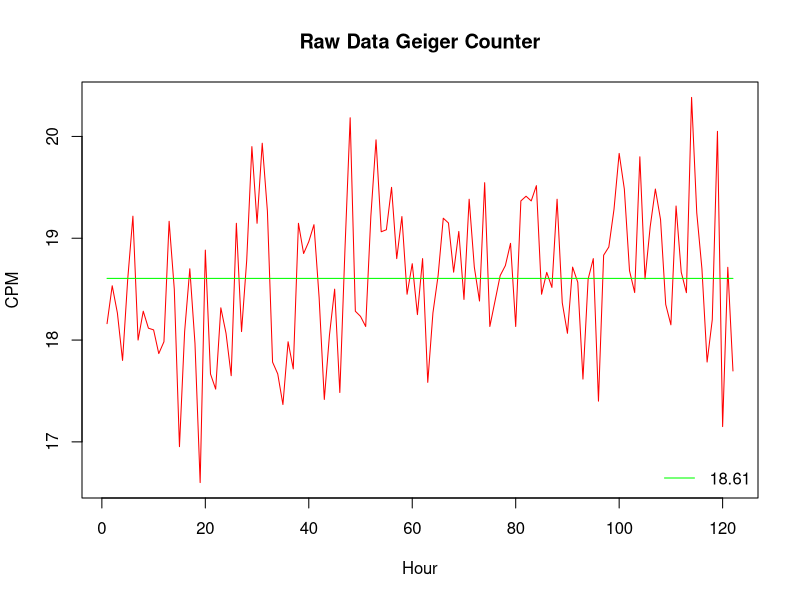
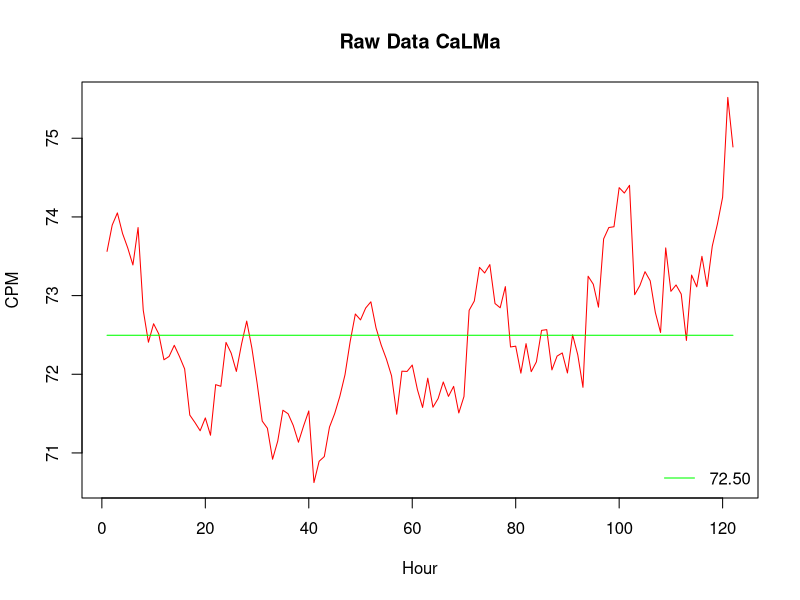
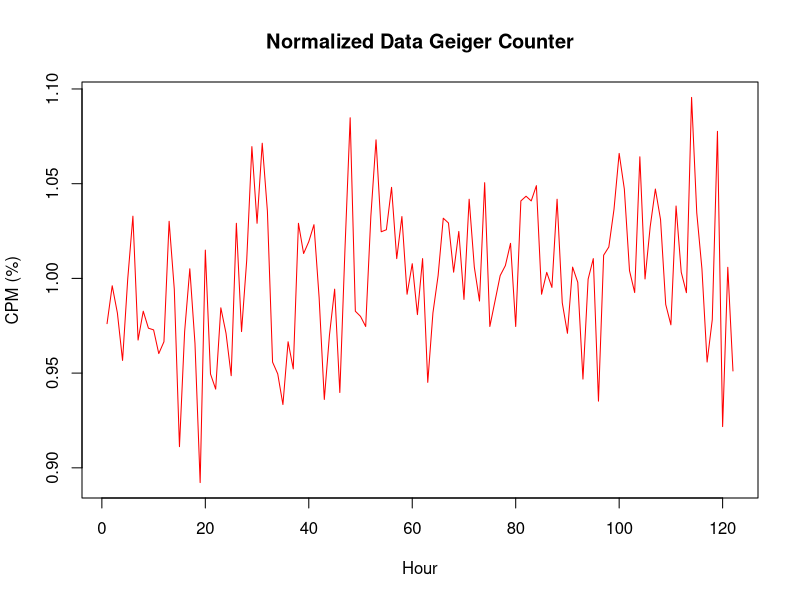
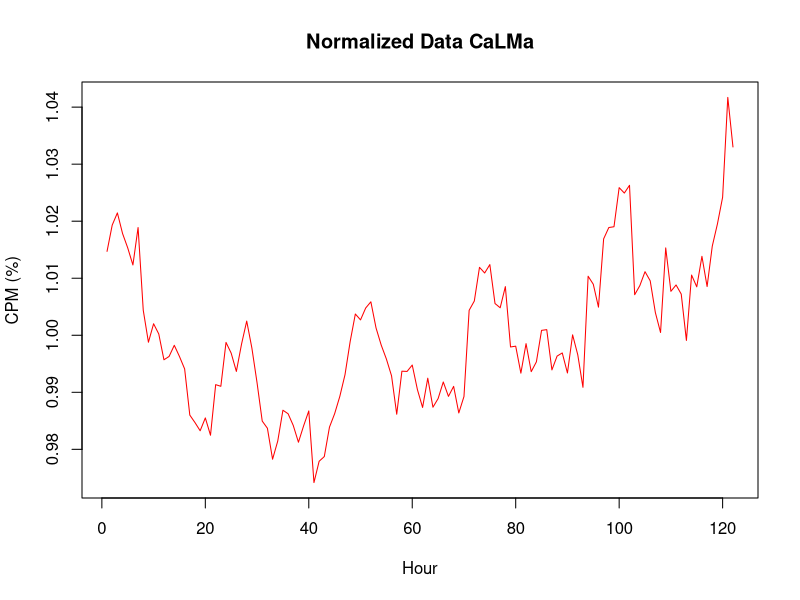
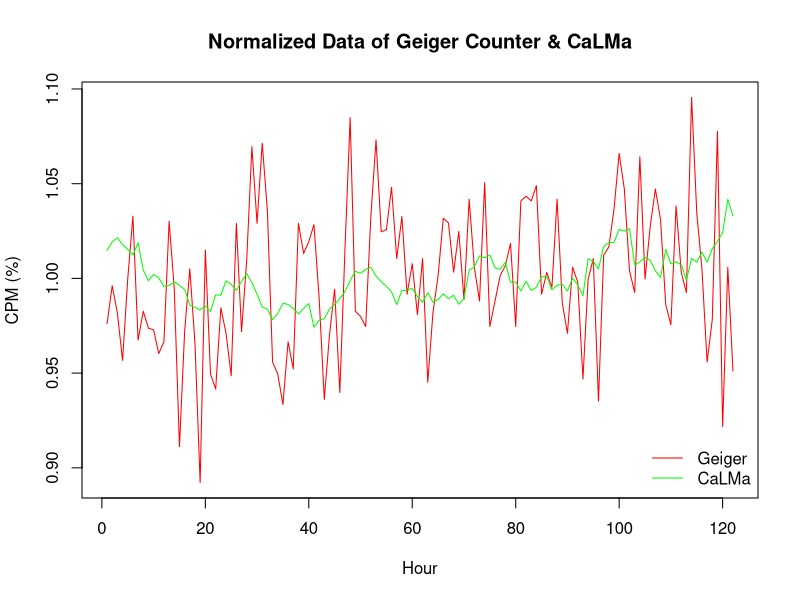
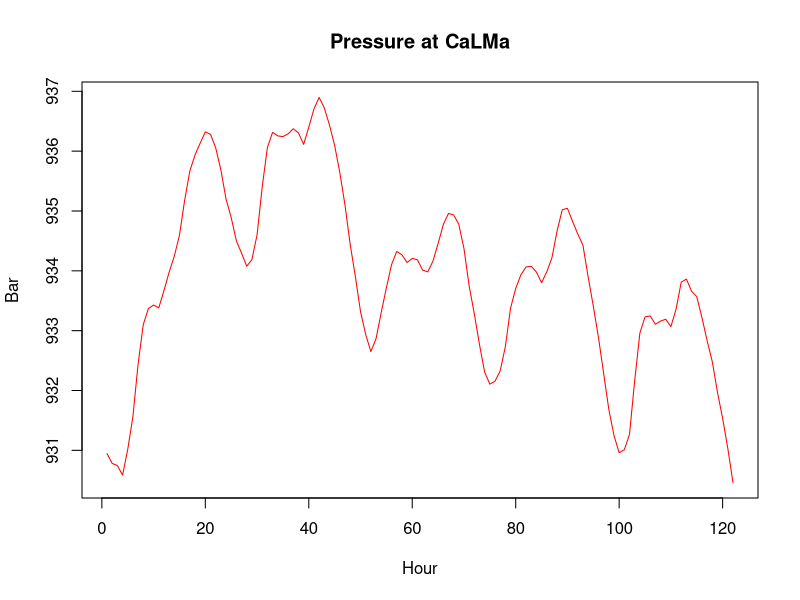
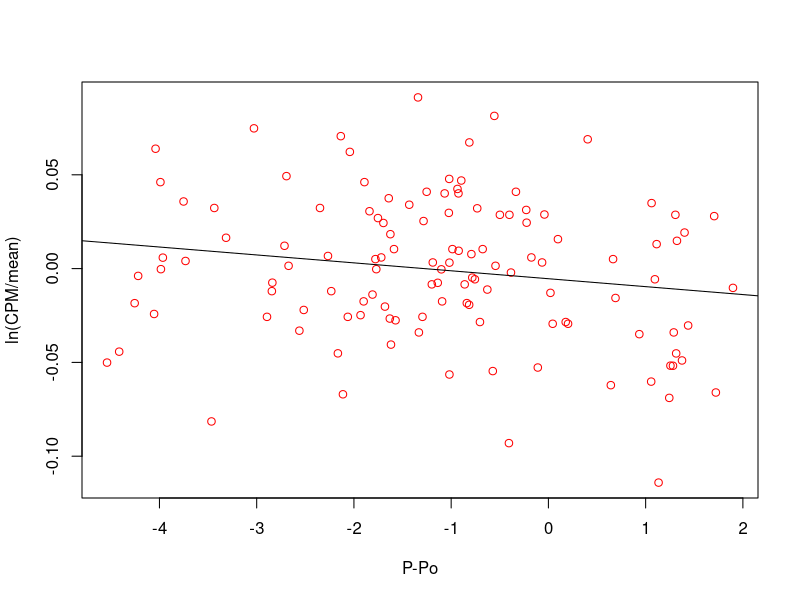
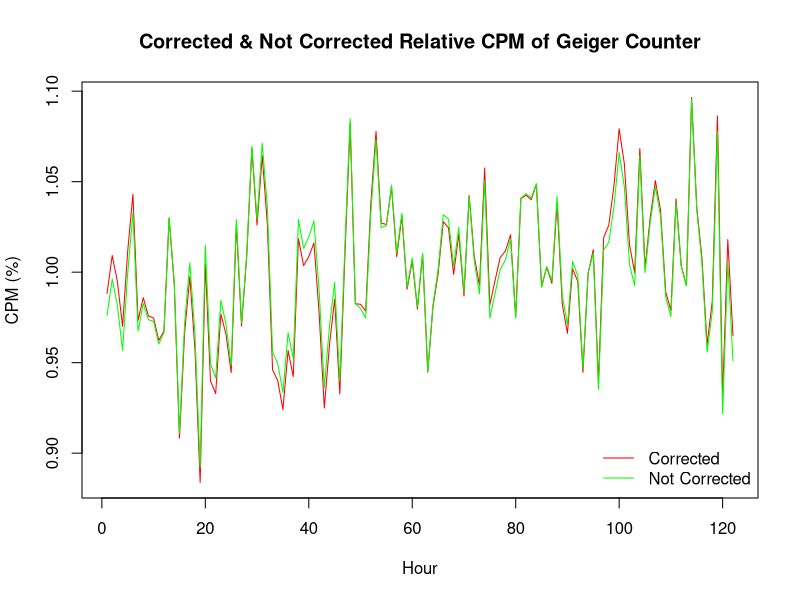

Here is the R script that generated these plots, in order: (Note: this script raises an error after producing the figures.)
###Grafica de los datos geiger en crudo

setwd("D:/cjgarcia/Escritorio")

dataGeiger <- read.table("geiger.txt",header=F,sep=";")
colnames(dataGeiger) <- c("Date","CPM","uSperh")
dataGeiger$Date <- as.POSIXct(as.character(dataGeiger$Date), format="%d/%m/%Y %H:%M:%S")

dataGeigerAverage <- aggregate(list(CPM = dataGeiger$CPM), list(hourofday = cut(dataGeiger$Date, "1 hour")), mean)
dataGeigerAverage$Mean <- mean(dataGeigerAverage$CPM)
plot(dataGeigerAverage$CPM, xlab="Hour", ylab="CPM", type="l",col="red", main="Raw Data Geiger Counter")
lines(dataGeigerAverage$Mean,col="green")
legend("bottomright", legend=c(sprintf("%.2f",mean(dataGeigerAverage$CPM))), col=c('green'), lty=1, bty = "n")

###Grafica de los datos de calma en crudo

dataCalma <- read.table("calma.txt",header=F,sep=";")
colnames(dataCalma) <- c("Date","CPM")
dataCalma$Date <- as.POSIXct(as.character(dataCalma$Date), format="%Y-%m-%d %H:%M:%S")

dataCalma$Mean <- mean(dataCalma$CPM)

plot(dataCalma$CPM, xlab="Hour", ylab="CPM", type="l",col="red", main="Raw Data CaLMa")
lines(dataCalma$Mean,col="green")
legend("bottomright", legend=c(sprintf("%.2f",mean(dataCalma$CPM))), col=c('green'), lty=1, bty = "n")


###Grafica de los datos geiger normalizados
dataGeigerAverage$CPMNorm <- dataGeigerAverage$CPM/mean(dataGeigerAverage$CPM)

plot(dataGeigerAverage$CPMNorm, xlab="Hour", ylab="CPM (%)", type="l",col="red", main="Normalized Data Geiger Counter")

###Grafica de los calma normalizados

dataCalma$CPMNorm <- dataCalma$CPM/mean(dataCalma$CPM)

plot(dataCalma$CPMNorm, xlab="Hour", ylab="CPM (%)", type="l",col="red", main="Normalized Data CaLMa")


###Grafica de los datos normalizados conjuntos

plot(dataGeigerAverage$CPMNorm, xlab="Hour", ylab="CPM (%)", type="l",col="red", main="Normalized Data of Geiger Counter & CaLMa")
lines(dataCalma$CPMNorm,col="green")
legend("bottomright", legend=c("Geiger", "CaLMa"), col=c('red','green'), lty=1, bty = "n")


####################



dataPressure <- read.table("pressure.txt",header=F,sep=";")
colnames(dataPressure) <- c("Date","Pressure")
dataPressure$Date <- as.POSIXct(as.character(dataPressure$Date), format="%Y-%m-%d %H:%M:%S")

plot(dataPressure$Pressure, xlab="Hour", ylab="Bar", type="l",col="red", main="Pressure at CaLMa")

dataGeigerPreCorrected <- data.frame(log(dataGeigerAverage$CPM/mean(dataGeigerAverage$CPM)),dataPressure$Pressure-935)
colnames(dataGeigerPreCorrected) <- c("CPM","Pressure")

plot(dataGeigerPreCorrected$CPM ~ dataGeigerPreCorrected$Pressure, xlab="P-Po", ylab="ln(CPM/mean)", type="p",col="red")
abline(lm(dataGeigerPreCorrected$CPM ~ dataGeigerPreCorrected$Pressure))

beta <- coefficients(lm(dataGeigerPreCorrected$CPM ~ dataGeigerPreCorrected$Pressure))[2][[1]]

dataGeigerCorrected <- data.frame(dataGeigerAverage$hourofday,dataGeigerAverage$CPM*exp(beta*(dataPressure$Pressure-935)))
colnames(dataGeigerCorrected) <- c("Date","CPM")
dataGeigerCorrected$CPMNorm <- dataGeigerCorrected$CPM/mean(dataGeigerCorrected$CPM)

plot(dataGeigerCorrected$CPMNorm, xlab="Hour", ylab="CPM (%)", type="l",col="red", main="Corrected & Not Corrected Relative CPM of Geiger Counter")
lines(dataGeigerAverage$CPMNorm,col="green")
legend("bottomright", legend=c("Corrected", "Not Corrected"), col=c('red','green'), lty=1, bty = "n")




dataCalmaPreCorrected <- data.frame(log(dataCalma$CPM/mean(dataCalma$CPM)),dataPressure$Pressure-935)
colnames(dataCalmaPreCorrected) <- c("CPM","Pressure")

plot(dataCalmaPreCorrected$CPM ~ dataCalmaPreCorrected$Pressure, xlab="P-Po", ylab="ln(CPM/mean)", type="p",col="red")
abline(lm(dataCalmaPreCorrected$CPM ~ dataCalmaPreCorrected$Pressure))

beta <- coefficients(lm(dataCalmaPreCorrected$CPM ~ dataCalmaPreCorrected$Pressure))[2][[1]]

dataCalmaCorrected <- data.frame(dataCalma$Date,dataCalma$CPM*exp(beta*(dataPressure$Pressure-935)))
colnames(dataCalmaCorrected) <- c("Date","CPM")
dataCalmaCorrected$CPMNorm <- dataCalmaCorrected$CPM/mean(dataCalmaCorrected$CPM)

plot(dataCalmaCorrected$CPMNorm, xlab="Hour", ylab="CPM (%)", type="l",col="red", main="Corrected & Not Corrected Relative CPM of Calma")
lines(dataCalma$CPMNorm,col="green")
legend("bottomright", legend=c("Corrected", "Not Corrected"), col=c('red','green'), lty=1, bty = "n")



plot(dataGeigerCorrected$CPMNorm, xlab="Hour", ylab="CPM (%)", type="l",col="red", main="Relative Corrected CPM of Geiger Counter & CaLMa")
lines(dataCalmaCorrected$CPMNorm,col="green")
legend("bottomright", legend=c("Geiger", "CaLMa"), col=c('red','green'), lty=1, bty = "n")






fitGeiger <- lm(ataGeigerCorrected$CPMNorm ~ poly(seq(1:122), 4, raw=TRUE))
points(seq(1:122), predict(fitGeiger), type="l", col="red", lwd=2)

fitCalma <- lm(dataCalmaCorrected$CPMNorm ~ poly(seq(1:122), 4, raw=TRUE))
points(seq(1:122), predict(fitCalma), type="l", col="green", lwd=2)
